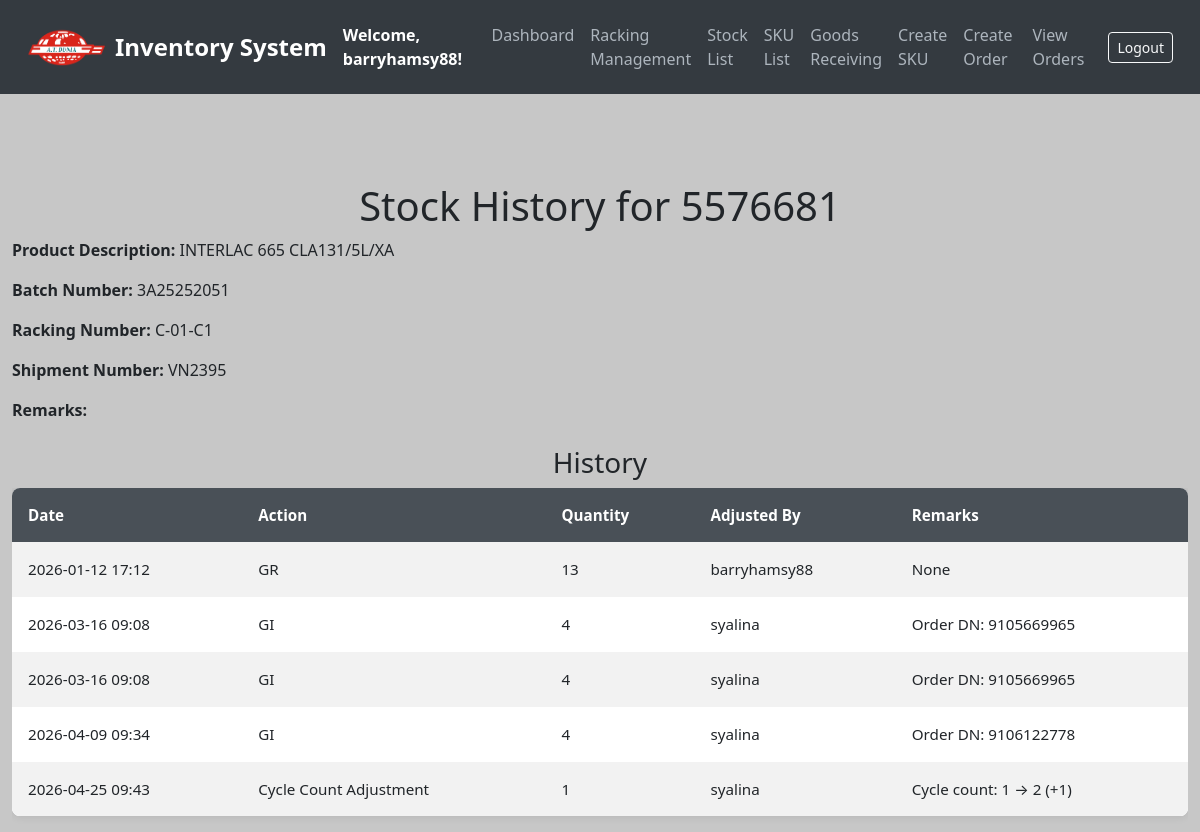
/stock-history/21 (signed in), run on the app's committed database.
### models.py (models this page shows, shortened)
class User(UserMixin, db.Model):
    __tablename__ = 'users'
    id = db.Column(db.Integer, primary_key=True)
    username = db.Column(db.String(80), unique=True, nullable=False)
    email = db.Column(db.String(120), unique=True, nullable=False)
    password = db.Column(db.String(200), nullable=False)  # Store hashed passwords
    date_created = db.Column(db.DateTime, default=get_local_time)
    last_login = db.Column(db.DateTime, nullable=True)
    is_active = db.Column(db.Boolean, default=True)  # For account activation/deactivation
    is_approved = db.Column(db.Boolean, default=False)
    is_admin = db.Column(db.Boolean, default=False)

class SKU(db.Model):
    __tablename__ = 'sku_list'
    id = db.Column(db.Integer, primary_key=True)
    material_number = db.Column(db.String(50), unique=True, nullable=False)
    product_description = db.Column(db.String(200), nullable=False)
    pack_size_id = db.Column(db.Integer, db.ForeignKey('pack_sizes.id'), nullable=False)
    weight = db.Column(db.Float, nullable=False)
    pack_size = db.relationship('PackSize', backref='skus', lazy=True)  # Establish relationship

class Stock(db.Model):
    __tablename__ = 'stock'
    id = db.Column(db.Integer, primary_key=True)
    sku_id = db.Column(db.Integer, db.ForeignKey('sku_list.id'), nullable=False)  # Foreign key reference to SKU
    sku = db.relationship('SKU', backref='stocks', lazy=True)  # Add relationship to SKU
    quantity = db.Column(db.Integer, default=0, nullable=False)
    batch_number = db.Column(db.String(100), nullable=True)
    shipment_number = db.Column(db.String(100), nullable=True)
    racking_number = db.Column(db.String(100), nullable=True)
    remarks = db.Column(db.String(255), nullable=True)
    timestamp = db.Column(db.DateTime, default=get_local_time)  # New timestamp column

class StockHistory(db.Model):
    __tablename__ = 'stock_history'
    id = db.Column(db.Integer, primary_key=True)
    stock_id = db.Column(db.Integer, db.ForeignKey('stock.id'), nullable=False)
    stock = db.relationship('Stock', backref=db.backref('history', lazy=True))
    change_type = db.Column(db.String(50), nullable=False)  # "GR" or "GI"
    quantity = db.Column(db.Integer, nullable=False)
    username = db.Column(db.String(50), nullable=False)
    timestamp = db.Column(db.DateTime, default=get_local_time)  # Track when the change was made
    remarks = db.Column(db.String(255), nullable=True)

### app.py (the view)
@app.route('/stock-history/<int:stock_id>', methods=['GET'])
@login_required
def stock_history(stock_id):
    stock = Stock.query.get_or_404(stock_id)
    history = StockHistory.query.filter_by(stock_id=stock_id).all()
    return render_template('stock_history.html', stock=stock, history=history)

### app.py (called while the page is built)
@login_manager.user_loader
def load_user(user_id):
    return db.session.get(User, int(user_id))

### templates/stock_history.html (shortened to what this page needs)
<!DOCTYPE html>
<html lang="en">
<head>
    <link href="https://cdn.jsdelivr.net/npm/bootstrap@5.3.0/dist/css/bootstrap.min.css" rel="stylesheet">
</head>
<body>
<nav class="navbar navbar-expand-lg navbar-dark">
    <div class="container-fluid">
        <img src="{{ url_for('static', filename='logo_.png') }}" alt="Logo" width="80" height="40" class="me-2">
        <a class="navbar-brand" href="/">Inventory System</a>
        <strong class="text-white">Welcome, {{ current_user.username }}!</strong>
        <div class="collapse navbar-collapse" id="navbarNav">
            <ul class="navbar-nav ms-auto">
                <li class="nav-item"><a class="nav-link" href="/dashboard">Dashboard</a></li>
                <li class="nav-item"><a class="nav-link" href="/create_racking">Racking Management</a></li>
                <li class="nav-item"><a class="nav-link" href="/stocks">Stock List</a></li>
                <li class="nav-item"><a class="nav-link" href="/sku-list">SKU List</a></li>
                <li class="nav-item"><a class="nav-link" href="/create-stock">Goods Receiving</a></li>
                <li class="nav-item"><a class="nav-link" href="/add-sku">Create SKU</a></li>
                <li class="nav-item"><a class="nav-link" href="/create-order">Create Order</a></li>
                <li class="nav-item"><a class="nav-link" href="/orders">View Orders</a></li>
            </ul>
            <form class="d-flex ms-3" action="{{ url_for('logout') }}" method="POST">
                <button class="btn btn-sm btn-outline-light" type="submit">Logout</button>
            </form>
        </div>
    </div>
</nav>
<div class="container mt-5">
    <h1 class="text-center">Stock History for {{ stock.sku.material_number }}</h1>
    <div class="mb-4">
        <p><strong>Product Description:</strong> {{ stock.sku.product_description }}</p>
        <p><strong>Batch Number:</strong> {{ stock.batch_number }}</p>
        <p><strong>Racking Number:</strong> {{ stock.racking_number }}</p>
        <p><strong>Shipment Number:</strong> {{ stock.shipment_number }}</p>
        <p><strong>Remarks:</strong> {{ stock.remarks }}</p>
    </div>
    <h3 class="text-center">History</h3>
    <div class="table-responsive">
        <table class="table table-borderless table-striped align-middle">
            <thead class="table-dark">
                <tr>
                    <th>Date</th>
                    <th>Action</th>
                    <th>Quantity</th>
                    <th>Adjusted By</th>
                    <th>Remarks</th>
                </tr>
            </thead>
            <tbody>
                {% for record in history %}
                <tr>
                    <td>{{ record.timestamp.strftime('%Y-%m-%d %H:%M') }}</td>
                    <td>{{ record.change_type }}</td>
                    <td>{{ record.quantity }}</td>
                    <td>{{ record.username }}</td>
                    <td>{{ record.remarks }}</td>
                </tr>
                {% endfor %}
            </tbody>
        </table>
    </div>
</div>
</body>
</html>

### templates/stock_history.html (style rules this page uses)
body { background-color: #C7C7C7; color: #212529; }
.navbar { background-color: #343a40; padding: 15px; }
.navbar-brand { font-weight: bold; color: #fff; font-size: 1.5rem; }
.nav-link { color: #adb5bd; font-weight: 500; }
.container { max-width: 1200px; padding-top: 40px; }
.table { background-color: #fff; border-radius: 8px; overflow: hidden; box-shadow: 0px 0px 10px rgba(0, 0, 0, 0.1); }
.table th, .table td { vertical-align: middle; font-size: 0.95rem; padding: 1rem; }
.table th { background-color: #495057; color: #fff; }
.table-striped tbody tr:nth-of-type(odd) { background-color: #f8f9fa; }

### data on the page
User: username "barryhamsy88"
SKU: sku.material_number "5576681", sku.product_description "INTERLAC 665 CLA131/5L/XA"
Stock: batch_number "3A25252051", racking_number "C-01-C1", shipment_number "VN2395"
StockHistory: timestamp "2026-01-12 17:12", change_type "GR", quantity "13", username "barryhamsy88", remarks "None"
StockHistory: timestamp "2026-03-16 09:08", change_type "GI", quantity "4", username "syalina", remarks "Order DN: 9105669965"
StockHistory: timestamp "2026-03-16 09:08", change_type "GI", quantity "4", username "syalina", remarks "Order DN: 9105669965"

### other printed values
{{ record.timestamp.strftime('%Y-%m-%d %H:%M') }} "2026-04-09 09:34" "2026-04-25 09:43"
{{ record.change_type }} "GI" "Cycle Count Adjustment"
{{ record.quantity }} "4" "1"
{{ record.username }} "syalina" "syalina"
{{ record.remarks }} "Order DN: 9106122778" "Cycle count: 1 → 2 (+1)"
